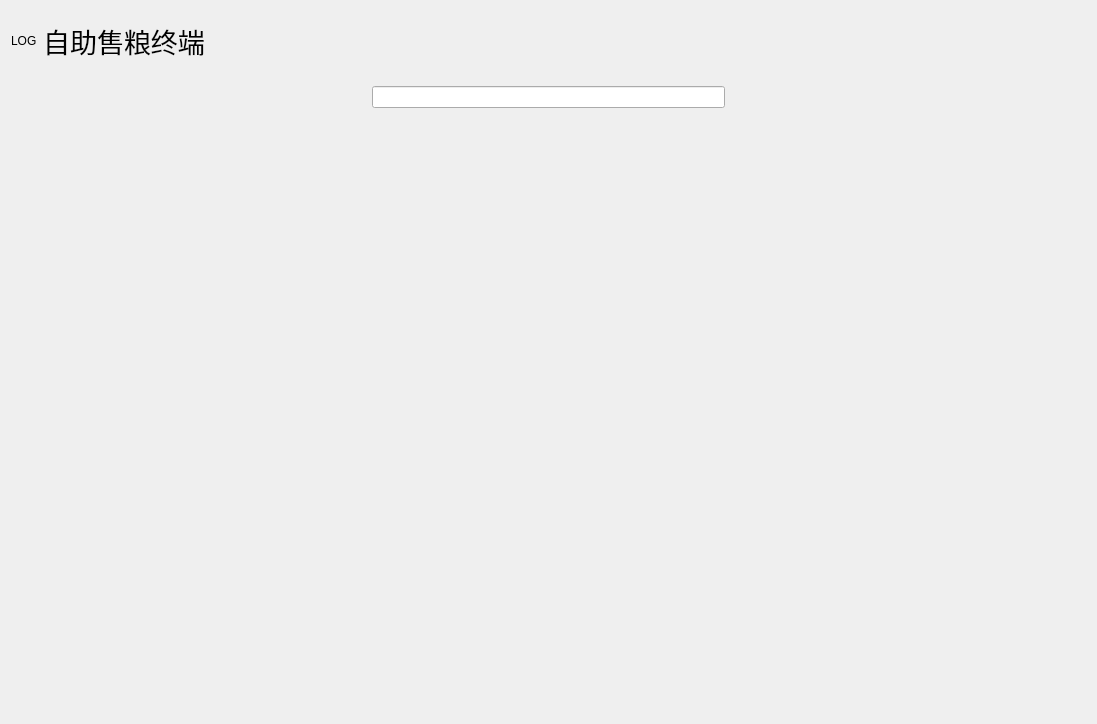
<?xml version="1.0" encoding="UTF-8"?>
<ui version="4.0">
 <class>FrmSell</class>
 <widget class="QWidget" name="FrmSell">
  <property name="geometry">
   <rect>
    <x>0</x>
    <y>0</y>
    <width>1097</width>
    <height>700</height>
   </rect>
  </property>
  <property name="windowTitle">
   <string>Form</string>
  </property>
  <layout class="QVBoxLayout" name="verticalLayout">
   <item>
    <widget class="QWidget" name="widgetTitle" native="true">
     <property name="sizePolicy">
      <sizepolicy hsizetype="Preferred" vsizetype="Fixed">
       <horstretch>0</horstretch>
       <verstretch>0</verstretch>
      </sizepolicy>
     </property>
     <property name="minimumSize">
      <size>
       <width>0</width>
       <height>60</height>
      </size>
     </property>
     <layout class="QHBoxLayout" name="horizontalLayout">
      <property name="leftMargin">
       <number>0</number>
      </property>
      <property name="topMargin">
       <number>0</number>
      </property>
      <property name="rightMargin">
       <number>0</number>
      </property>
      <property name="bottomMargin">
       <number>0</number>
      </property>
      <item>
       <widget class="QLabel" name="labLog">
        <property name="text">
         <string>LOG</string>
        </property>
       </widget>
      </item>
      <item>
       <widget class="QLabel" name="labTitle">
        <property name="font">
         <font>
          <pointsize>20</pointsize>
          <weight>50</weight>
          <bold>false</bold>
         </font>
        </property>
        <property name="autoFillBackground">
         <bool>false</bool>
        </property>
        <property name="text">
         <string>自助售粮终端</string>
        </property>
        <property name="alignment">
         <set>Qt::AlignCenter</set>
        </property>
        <property name="wordWrap">
         <bool>false</bool>
        </property>
        <property name="margin">
         <number>20</number>
        </property>
       </widget>
      </item>
      <item>
       <spacer name="horizontalSpacer">
        <property name="orientation">
         <enum>Qt::Horizontal</enum>
        </property>
        <property name="sizeHint" stdset="0">
         <size>
          <width>40</width>
          <height>20</height>
         </size>
        </property>
       </spacer>
      </item>
      <item>
       <widget class="QWidget" name="widgetMenu" native="true">
        <layout class="QGridLayout" name="gridLayout">
         <property name="leftMargin">
          <number>0</number>
         </property>
         <property name="topMargin">
          <number>0</number>
         </property>
         <property name="rightMargin">
          <number>0</number>
         </property>
         <property name="bottomMargin">
          <number>0</number>
         </property>
         <property name="spacing">
          <number>0</number>
         </property>
         <item row="0" column="2">
          <widget class="QToolButton" name="btnClose">
           <property name="sizePolicy">
            <sizepolicy hsizetype="Fixed" vsizetype="Expanding">
             <horstretch>0</horstretch>
             <verstretch>0</verstretch>
            </sizepolicy>
           </property>
           <property name="text">
            <string/>
           </property>
           <property name="icon">
            <iconset resource="../../main.qrc">
             <normaloff>:/image/titleclose.png</normaloff>:/image/titleclose.png</iconset>
           </property>
           <property name="iconSize">
            <size>
             <width>32</width>
             <height>32</height>
            </size>
           </property>
           <property name="autoRaise">
            <bool>true</bool>
           </property>
          </widget>
         </item>
         <item row="0" column="1">
          <widget class="QToolButton" name="btnMin">
           <property name="sizePolicy">
            <sizepolicy hsizetype="Fixed" vsizetype="Expanding">
             <horstretch>0</horstretch>
             <verstretch>0</verstretch>
            </sizepolicy>
           </property>
           <property name="text">
            <string/>
           </property>
           <property name="icon">
            <iconset resource="../../main.qrc">
             <normaloff>:/image/titlemax.png</normaloff>:/image/titlemax.png</iconset>
           </property>
           <property name="iconSize">
            <size>
             <width>32</width>
             <height>32</height>
            </size>
           </property>
           <property name="autoRaise">
            <bool>true</bool>
           </property>
          </widget>
         </item>
         <item row="0" column="0">
          <widget class="QToolButton" name="btnHide">
           <property name="sizePolicy">
            <sizepolicy hsizetype="Fixed" vsizetype="Expanding">
             <horstretch>0</horstretch>
             <verstretch>0</verstretch>
            </sizepolicy>
           </property>
           <property name="text">
            <string/>
           </property>
           <property name="icon">
            <iconset resource="../../main.qrc">
             <normaloff>:/image/titlemini.png</normaloff>:/image/titlemini.png</iconset>
           </property>
           <property name="iconSize">
            <size>
             <width>32</width>
             <height>32</height>
            </size>
           </property>
           <property name="autoRaise">
            <bool>true</bool>
           </property>
          </widget>
         </item>
         <item row="1" column="1">
          <spacer name="verticalSpacer">
           <property name="orientation">
            <enum>Qt::Vertical</enum>
           </property>
           <property name="sizeHint" stdset="0">
            <size>
             <width>20</width>
             <height>40</height>
            </size>
           </property>
          </spacer>
         </item>
        </layout>
       </widget>
      </item>
     </layout>
    </widget>
   </item>
   <item>
    <widget class="QStackedWidget" name="stackedWidget">
     <property name="currentIndex">
      <number>0</number>
     </property>
     <widget class="QWidget" name="page">
      <layout class="QGridLayout" name="gridLayout_2">
       <item row="1" column="1">
        <widget class="QLabel" name="label">
         <property name="text">
          <string/>
         </property>
         <property name="pixmap">
          <pixmap resource="../../main.qrc">:/image/timg.jpg</pixmap>
         </property>
         <property name="alignment">
          <set>Qt::AlignCenter</set>
         </property>
        </widget>
       </item>
       <item row="1" column="0">
        <spacer name="horizontalSpacer_2">
         <property name="orientation">
          <enum>Qt::Horizontal</enum>
         </property>
         <property name="sizeHint" stdset="0">
          <size>
           <width>40</width>
           <height>20</height>
          </size>
         </property>
        </spacer>
       </item>
       <item row="1" column="2">
        <spacer name="horizontalSpacer_3">
         <property name="orientation">
          <enum>Qt::Horizontal</enum>
         </property>
         <property name="sizeHint" stdset="0">
          <size>
           <width>40</width>
           <height>20</height>
          </size>
         </property>
        </spacer>
       </item>
       <item row="0" column="1">
        <widget class="QLineEdit" name="lineEdit"/>
       </item>
      </layout>
     </widget>
     <widget class="QWidget" name="page_2">
      <layout class="QHBoxLayout" name="horizontalLayout_4" stretch="7,3">
       <item>
        <widget class="QWidget" name="widget" native="true">
         <layout class="QVBoxLayout" name="verticalLayout_2" stretch="4,6">
          <item>
           <widget class="QGroupBox" name="groupBox_2">
            <property name="font">
             <font>
              <pointsize>16</pointsize>
             </font>
            </property>
            <property name="title">
             <string>登记信息</string>
            </property>
            <layout class="QGridLayout" name="gridLayout_4">
             <item row="0" column="0">
              <widget class="QLabel" name="label_2">
               <property name="text">
                <string>收购类型:</string>
               </property>
              </widget>
             </item>
             <item row="0" column="1">
              <widget class="QLabel" name="labPurchase">
               <property name="text">
                <string/>
               </property>
              </widget>
             </item>
             <item row="0" column="2">
              <widget class="QLabel" name="label_4">
               <property name="text">
                <string>粮食类型:</string>
               </property>
              </widget>
             </item>
             <item row="0" column="3">
              <widget class="QLabel" name="labGrainType">
               <property name="text">
                <string/>
               </property>
              </widget>
             </item>
             <item row="1" column="0">
              <widget class="QLabel" name="label_5">
               <property name="text">
                <string>包装方式:</string>
               </property>
              </widget>
             </item>
             <item row="1" column="1">
              <widget class="QLabel" name="labPack">
               <property name="text">
                <string/>
               </property>
              </widget>
             </item>
             <item row="2" column="0">
              <widget class="QLabel" name="label_10">
               <property name="text">
                <string>车牌号码:</string>
               </property>
              </widget>
             </item>
             <item row="2" column="1">
              <widget class="QLabel" name="labLicense">
               <property name="text">
                <string/>
               </property>
              </widget>
             </item>
             <item row="2" column="2">
              <widget class="QLabel" name="label_8">
               <property name="text">
                <string>车辆类型:</string>
               </property>
              </widget>
             </item>
             <item row="2" column="3">
              <widget class="QLabel" name="labVehicleType">
               <property name="text">
                <string/>
               </property>
              </widget>
             </item>
             <item row="3" column="0">
              <widget class="QLabel" name="label_12">
               <property name="text">
                <string>车辆颜色:</string>
               </property>
              </widget>
             </item>
             <item row="3" column="1">
              <widget class="QLabel" name="labColor">
               <property name="text">
                <string/>
               </property>
              </widget>
             </item>
            </layout>
           </widget>
          </item>
          <item>
           <widget class="QGroupBox" name="groupBox">
            <property name="font">
             <font>
              <pointsize>16</pointsize>
             </font>
            </property>
            <property name="title">
             <string>化验信息</string>
            </property>
            <layout class="QGridLayout" name="gridLayout_3">
             <property name="horizontalSpacing">
              <number>40</number>
             </property>
             <item row="0" column="1">
              <widget class="QLabel" name="labRZ">
               <property name="text">
                <string/>
               </property>
              </widget>
             </item>
             <item row="1" column="2">
              <widget class="QLabel" name="label_30">
               <property name="text">
                <string>棒芯:</string>
               </property>
              </widget>
             </item>
             <item row="1" column="3">
              <widget class="QLabel" name="labBX">
               <property name="text">
                <string/>
               </property>
              </widget>
             </item>
             <item row="0" column="3">
              <widget class="QLabel" name="labTK">
               <property name="text">
                <string/>
               </property>
              </widget>
             </item>
             <item row="2" column="0">
              <widget class="QLabel" name="label_19">
               <property name="text">
                <string>霉变:</string>
               </property>
              </widget>
             </item>
             <item row="2" column="2">
              <widget class="QLabel" name="label_33">
               <property name="text">
                <string>异种粮:</string>
               </property>
              </widget>
             </item>
             <item row="0" column="2">
              <widget class="QLabel" name="label_29">
               <property name="text">
                <string>土块:</string>
               </property>
              </widget>
             </item>
             <item row="2" column="1">
              <widget class="QLabel" name="labMB">
               <property name="text">
                <string/>
               </property>
              </widget>
             </item>
             <item row="3" column="0">
              <widget class="QLabel" name="label_21">
               <property name="text">
                <string>破损:</string>
               </property>
              </widget>
             </item>
             <item row="0" column="0">
              <widget class="QLabel" name="label_14">
               <property name="text">
                <string>容重:</string>
               </property>
              </widget>
             </item>
             <item row="3" column="1">
              <widget class="QLabel" name="labPS">
               <property name="text">
                <string/>
               </property>
              </widget>
             </item>
             <item row="1" column="1">
              <widget class="QLabel" name="labSF">
               <property name="text">
                <string/>
               </property>
              </widget>
             </item>
             <item row="2" column="3">
              <widget class="QLabel" name="labYZL">
               <property name="text">
                <string/>
               </property>
              </widget>
             </item>
             <item row="1" column="0">
              <widget class="QLabel" name="label_17">
               <property name="text">
                <string>水分:</string>
               </property>
              </widget>
             </item>
             <item row="4" column="2">
              <widget class="QLabel" name="label_36">
               <property name="text">
                <string>异味:</string>
               </property>
              </widget>
             </item>
             <item row="4" column="3">
              <widget class="QLabel" name="labYW">
               <property name="text">
                <string/>
               </property>
              </widget>
             </item>
             <item row="3" column="3">
              <widget class="QLabel" name="labSPL">
               <property name="text">
                <string/>
               </property>
              </widget>
             </item>
             <item row="4" column="1">
              <widget class="QLabel" name="labRS">
               <property name="text">
                <string/>
               </property>
              </widget>
             </item>
             <item row="3" column="2">
              <widget class="QLabel" name="label_34">
               <property name="text">
                <string>水泡粒:</string>
               </property>
              </widget>
             </item>
             <item row="5" column="0">
              <widget class="QLabel" name="label_25">
               <property name="text">
                <string>并间杂:</string>
               </property>
              </widget>
             </item>
             <item row="4" column="0">
              <widget class="QLabel" name="label_23">
               <property name="text">
                <string>热损:</string>
               </property>
              </widget>
             </item>
             <item row="5" column="1">
              <widget class="QLabel" name="labBJZ">
               <property name="text">
                <string/>
               </property>
              </widget>
             </item>
             <item row="5" column="2">
              <widget class="QLabel" name="label_39">
               <property name="text">
                <string>杂质:</string>
               </property>
              </widget>
             </item>
             <item row="6" column="1">
              <widget class="QLabel" name="labXSZ">
               <property name="text">
                <string/>
               </property>
              </widget>
             </item>
             <item row="6" column="0">
              <widget class="QLabel" name="label_26">
               <property name="text">
                <string>小石子:</string>
               </property>
              </widget>
             </item>
             <item row="5" column="3">
              <widget class="QLabel" name="labZZ">
               <property name="text">
                <string/>
               </property>
              </widget>
             </item>
            </layout>
           </widget>
          </item>
         </layout>
        </widget>
       </item>
       <item>
        <widget class="QWidget" name="widget_2" native="true">
         <property name="layoutDirection">
          <enum>Qt::LeftToRight</enum>
         </property>
         <property name="autoFillBackground">
          <bool>false</bool>
         </property>
         <layout class="QVBoxLayout" name="verticalLayout_3">
          <property name="spacing">
           <number>20</number>
          </property>
          <item>
           <layout class="QHBoxLayout" name="horizontalLayout_3">
            <item>
             <widget class="QLabel" name="label_41">
              <property name="minimumSize">
               <size>
                <width>0</width>
                <height>50</height>
               </size>
              </property>
              <property name="font">
               <font>
                <pointsize>16</pointsize>
               </font>
              </property>
              <property name="text">
               <string>收购状态:</string>
              </property>
             </widget>
            </item>
            <item>
             <widget class="QLabel" name="labStatus">
              <property name="minimumSize">
               <size>
                <width>0</width>
                <height>50</height>
               </size>
              </property>
              <property name="font">
               <font>
                <pointsize>16</pointsize>
               </font>
              </property>
              <property name="text">
               <string> 正常</string>
              </property>
             </widget>
            </item>
           </layout>
          </item>
          <item>
           <layout class="QHBoxLayout" name="horizontalLayout_2">
            <item>
             <widget class="QLabel" name="label_40">
              <property name="minimumSize">
               <size>
                <width>0</width>
                <height>50</height>
               </size>
              </property>
              <property name="font">
               <font>
                <pointsize>16</pointsize>
               </font>
              </property>
              <property name="text">
               <string>操作倒计时:</string>
              </property>
             </widget>
            </item>
            <item>
             <widget class="QLCDNumber" name="lcdNumber">
              <property name="sizePolicy">
               <sizepolicy hsizetype="Expanding" vsizetype="Expanding">
                <horstretch>0</horstretch>
                <verstretch>0</verstretch>
               </sizepolicy>
              </property>
              <property name="minimumSize">
               <size>
                <width>50</width>
                <height>50</height>
               </size>
              </property>
              <property name="font">
               <font>
                <pointsize>12</pointsize>
               </font>
              </property>
             </widget>
            </item>
           </layout>
          </item>
          <item>
           <widget class="QToolButton" name="btnSell">
            <property name="sizePolicy">
             <sizepolicy hsizetype="Expanding" vsizetype="Fixed">
              <horstretch>0</horstretch>
              <verstretch>0</verstretch>
             </sizepolicy>
            </property>
            <property name="minimumSize">
             <size>
              <width>200</width>
              <height>100</height>
             </size>
            </property>
            <property name="text">
             <string>出售</string>
            </property>
           </widget>
          </item>
          <item>
           <widget class="QToolButton" name="btnRejectSell">
            <property name="sizePolicy">
             <sizepolicy hsizetype="Expanding" vsizetype="Fixed">
              <horstretch>0</horstretch>
              <verstretch>0</verstretch>
             </sizepolicy>
            </property>
            <property name="minimumSize">
             <size>
              <width>200</width>
              <height>100</height>
             </size>
            </property>
            <property name="text">
             <string>拒售</string>
            </property>
           </widget>
          </item>
          <item>
           <widget class="QToolButton" name="btnConcession">
            <property name="sizePolicy">
             <sizepolicy hsizetype="Expanding" vsizetype="Fixed">
              <horstretch>0</horstretch>
              <verstretch>0</verstretch>
             </sizepolicy>
            </property>
            <property name="minimumSize">
             <size>
              <width>200</width>
              <height>100</height>
             </size>
            </property>
            <property name="text">
             <string>让步出售</string>
            </property>
           </widget>
          </item>
          <item>
           <widget class="QToolButton" name="btnRetrun">
            <property name="sizePolicy">
             <sizepolicy hsizetype="Expanding" vsizetype="Fixed">
              <horstretch>0</horstretch>
              <verstretch>0</verstretch>
             </sizepolicy>
            </property>
            <property name="minimumSize">
             <size>
              <width>200</width>
              <height>100</height>
             </size>
            </property>
            <property name="text">
             <string>返回</string>
            </property>
           </widget>
          </item>
          <item>
           <spacer name="verticalSpacer_2">
            <property name="orientation">
             <enum>Qt::Vertical</enum>
            </property>
            <property name="sizeHint" stdset="0">
             <size>
              <width>20</width>
              <height>40</height>
             </size>
            </property>
           </spacer>
          </item>
         </layout>
        </widget>
       </item>
      </layout>
     </widget>
    </widget>
   </item>
  </layout>
 </widget>
 <resources>
  <include location="../../main.qrc"/>
 </resources>
 <connections/>
</ui>
